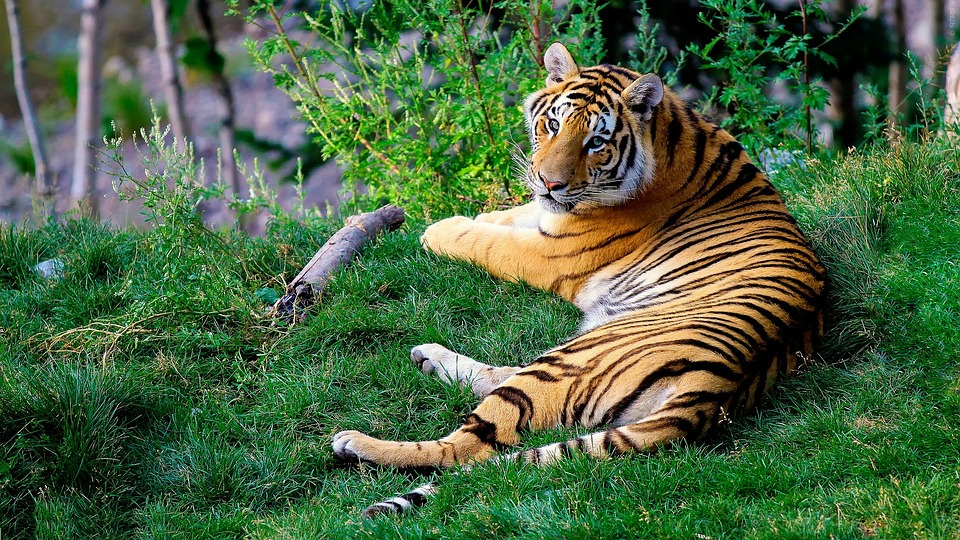
#> input picture EyeTrackingModels/deepgaze-master/examples/ex_color_detection_image/tiger.jpg, 960 x 540 px
$ python ex_color_detection_image.py
#> lines starting #> are read from the running program, lines starting #| are printed output that depends on the picture; after the words box and inside, x2 and y2 are one past the last pixel; in counts of white or black regions, pixels touching at a corner belong together
### EyeTrackingModels/deepgaze-master/deepgaze/color_detection.py
#!/usr/bin/env python

#The MIT License (MIT)
#Copyright (c) 2016 Massimiliano Patacchiola
#
#THE SOFTWARE IS PROVIDED "AS IS", WITHOUT WARRANTY OF ANY KIND, EXPRESS OR IMPLIED, INCLUDING BUT NOT LIMITED TO THE WARRANTIES OF
#MERCHANTABILITY, FITNESS FOR A PARTICULAR PURPOSE AND NONINFRINGEMENT. IN NO EVENT SHALL THE AUTHORS OR COPYRIGHT HOLDERS BE LIABLE FOR ANY
#CLAIM, DAMAGES OR OTHER LIABILITY, WHETHER IN AN ACTION OF CONTRACT, TORT OR OTHERWISE, ARISING FROM, OUT OF OR IN CONNECTION WITH THE
#SOFTWARE OR THE USE OR OTHER DEALINGS IN THE SOFTWARE.

import numpy as np
import cv2
import sys

class BackProjectionColorDetector:
    """Implementation of the Histogram Backprojection algorithm.

    The histogram backprojection was proposed by Michael Swain and Dana Ballard
    in their paper "Indexing via color histograms".
    Abstract: The color spectrum of multicolored objects provides a a robust,
    efficient cue for indexing into a large database of models. This paper shows
    color histograms to be stable object representations over change in view, and
    demonstrates they can differentiate among a large number of objects. It introduces
    a technique called Histogram Intersection for matching model and image histograms
    and a fast incremental version of Histogram Intersection that allows real-time
    indexing into a large database of stored models using standard vision hardware.
    Color can also be used to search for the location of an object. An algorithm
    called Histogram Backprojection performs this task efficiently in crowded scenes.
    """

    def __init__(self):
        """Init the color detector object.

    """
        self.template_hsv = None

    def setTemplate(self, frame):
        """Set the BGR image used as template during the pixel selection

        The template can be a spedific region of interest of the main
        frame or a representative color scheme to identify. the template
        is internally stored as an HSV image.
        @param frame the template to use in the algorithm
        """
        self.template_hsv = cv2.cvtColor(frame, cv2.COLOR_BGR2HSV)

    # [10 lines left out: function getTemplate, not called in this run]

    def returnFiltered(self, frame, morph_opening=True, blur=True, kernel_size=5, iterations=1):
        """Given an input frame in BGR return the filtered version.

        @param frame the original frame (color)
        @param morph_opening it is a erosion followed by dilatation to remove noise
        @param blur to smoth the image it is possible to apply Gaussian Blur
        @param kernel_size is the kernel dimension used for morph and blur
        """
        if(self.template_hsv is None): return None
        #Get the mask from the internal function
        frame_threshold = self.returnMask(frame, morph_opening=morph_opening, blur=blur, kernel_size=kernel_size, iterations=iterations)
        #Return the AND image
        return cv2.bitwise_and(frame, frame_threshold)

    def returnMask(self, frame, morph_opening=True, blur=True, kernel_size=5, iterations=1):
        """Given an input frame in BGR return the black/white mask.

        @param frame the original frame (color)
        @param morph_opening it is a erosion followed by dilatation to remove noise
        @param blur to smoth the image it is possible to apply Gaussian Blur
        @param kernel_size is the kernel dimension used for morph and blur
        """
        if(self.template_hsv is None): return None
        #Convert the input framge from BGR -> HSV
        frame_hsv = cv2.cvtColor(frame, cv2.COLOR_BGR2HSV)
        #Set the template histogram
        template_hist = cv2.calcHist([self.template_hsv],[0, 1], None, [180, 256], [0, 180, 0, 256] )
        #Normalize the template histogram and apply backprojection
        cv2.normalize(template_hist, template_hist, 0, 255, cv2.NORM_MINMAX)
        frame_hsv = cv2.calcBackProject([frame_hsv], [0,1], template_hist, [0,180,0,256], 1)
        #Get the kernel and apply a convolution
        kernel = cv2.getStructuringElement(cv2.MORPH_ELLIPSE, (kernel_size,kernel_size))
        frame_hsv = cv2.filter2D(frame_hsv, -1, kernel)
        #Applying the morph open operation (erosion followed by dilation)
        if(morph_opening==True):
            kernel = np.ones((kernel_size,kernel_size), np.uint8)
            frame_hsv = cv2.morphologyEx(frame_hsv, cv2.MORPH_OPEN, kernel, iterations=iterations)
        #Applying Gaussian Blur
        if(blur==True):
            frame_hsv = cv2.GaussianBlur(frame_hsv, (kernel_size,kernel_size), 0)
        #Get the threshold
        ret, frame_threshold = cv2.threshold(frame_hsv, 50, 255, 0)
        #Merge the threshold matrices
        return cv2.merge((frame_threshold,frame_threshold,frame_threshold))

class MultiBackProjectionColorDetector:
    """Implementation of the Histogram Backprojection algorithm with multi-template.

    This class is the reimplementation of the BackProjectionColorDetector class for
    multi-template color detection. Instead of specifing a single template it is
    possible to pass a list of templates, which can be multiple subframe taken from
    different part of an object. Multiple version of the Backprojection algorithm
    are then run at the same time and the filtered output added togheter. The result
    of this process is much robust (but slower) than the standard class.
    """

    # [81 lines left out: functions __init__, setTemplateList, getTemplateList, returnFiltered, returnMask, not called in this run]

class RangeColorDetector:
    """Using this detector it is possible to isolate colors in a specified range.

    In this detector the frame given as input is filtered and the pixel which
    fall in a specific range are taken, the other rejected. Some erosion and
    dilatation operation are used in order to remove noise.
    This class use the HSV (Hue, Saturation, Value) color representation to filter pixels.
    The H and S components characterize the color (independent of illumination)
    and V compoenent specifies the illuminations.
    """

    # [67 lines left out: functions __init__, setRange, getRange, returnFiltered, returnMask, not called in this run]

### EyeTrackingModels/deepgaze-master/examples/ex_color_detection_image/ex_color_detection_image.py
#!/usr/bin/env python

#The MIT License (MIT)
#Copyright (c) 2016 Massimiliano Patacchiola
#
#THE SOFTWARE IS PROVIDED "AS IS", WITHOUT WARRANTY OF ANY KIND, EXPRESS OR IMPLIED, INCLUDING BUT NOT LIMITED TO THE WARRANTIES OF
#MERCHANTABILITY, FITNESS FOR A PARTICULAR PURPOSE AND NONINFRINGEMENT. IN NO EVENT SHALL THE AUTHORS OR COPYRIGHT HOLDERS BE LIABLE FOR ANY
#CLAIM, DAMAGES OR OTHER LIABILITY, WHETHER IN AN ACTION OF CONTRACT, TORT OR OTHERWISE, ARISING FROM, OUT OF OR IN CONNECTION WITH THE
#SOFTWARE OR THE USE OR OTHER DEALINGS IN THE SOFTWARE.

#In this example the Backprojection algorithm is used in order to find the pixels that have the same
#HSV histogram of a predefined template. The template is a subframe of the main image or an external
#matrix that can be used as a filter. In this example I take a subframe of the main image (the tiger
# fur) and I use it for obtaining a filtered version of the original frame. A green rectangle shows
#where the subframe is located.

import cv2
import numpy as np
from deepgaze.color_detection import BackProjectionColorDetector

image = cv2.imread('tiger.jpg') #Load the image
#> image is the input picture: shape (540, 960, 3); mean B, G, R 67.1, 102.2, 75.8
template = image[225:275,625:675] #Taking a subframe of the image
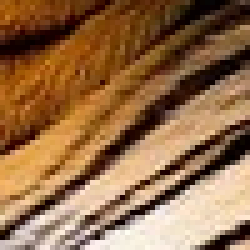
#> template: shape (50, 50, 3) (shown 5 times larger); mean B, G, R 71.7, 107.6, 147.1
my_back_detector = BackProjectionColorDetector()#Defining the deepgaze color detector object
my_back_detector.setTemplate(template) #Set the template
#> in setTemplate, `self.template_hsv = cv2.cvtColor(frame, cv2.COLOR_BGR2HSV)`: self.template_hsv: shape (50, 50, 3); mean H, S, V 14.4, 156.9, 147.1
image_filtered = my_back_detector.returnFiltered(image, morph_opening=True, blur=True, kernel_size=7, iterations=2)
#> in returnMask, `frame_hsv = cv2.cvtColor(frame, cv2.COLOR_BGR2HSV)`: frame_hsv: shape (540, 960, 3); mean H, S, V 60.1, 142.1, 109.9
#> in returnMask, `cv2.normalize(template_hist, template_hist, 0, 255, cv2.NORM_MINMAX)`:
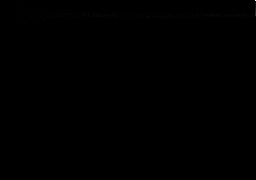
#> template_hist: shape (180, 256) float32; min 0, max 255, mean 0.1
#> in returnMask, `frame_hsv = cv2.morphologyEx(frame_hsv, cv2.MORPH_OPEN, kernel, iterat..`:
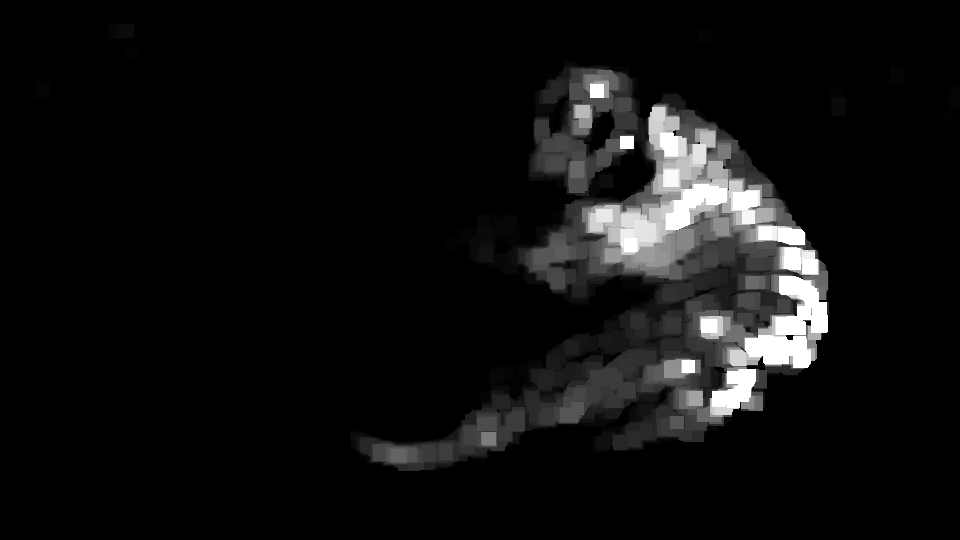
#> frame_hsv: shape (540, 960); min 0, max 255, mean 15.8
#> in returnMask, `ret, frame_threshold = cv2.threshold(frame_hsv, 50, 255, 0)`:
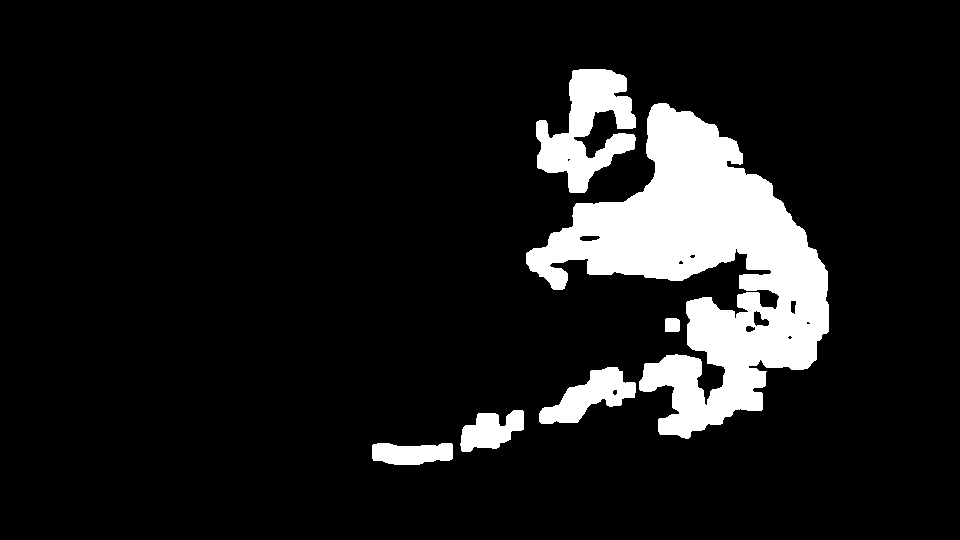
#> frame_threshold: shape (540, 960); 10.6% white; 6 white regions, box (x1, y1, x2, y2) and area: (526, 103, 829, 439) 42587, (536, 69, 636, 193) 6482, (539, 367, 636, 424) 2627, (460, 410, 524, 452) 1697, (372, 443, 453, 465) 1469, (665, 318, 680, 332) 204
#> in returnFiltered, `return cv2.bitwise_and(frame, frame_threshold)`:
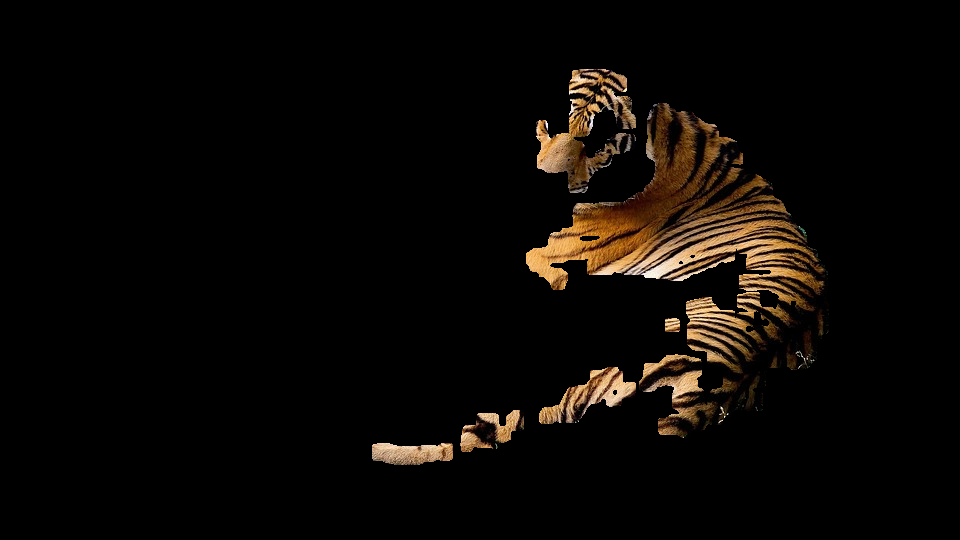
#> returned value: shape (540, 960, 3); mean of channels 0, 1, 2 5, 8.1, 11.4; drawn as B, G, R

cv2.rectangle(image, (625, 225), (675, 275), (0,255,0), 2) #Drawing a green rectangle around the template
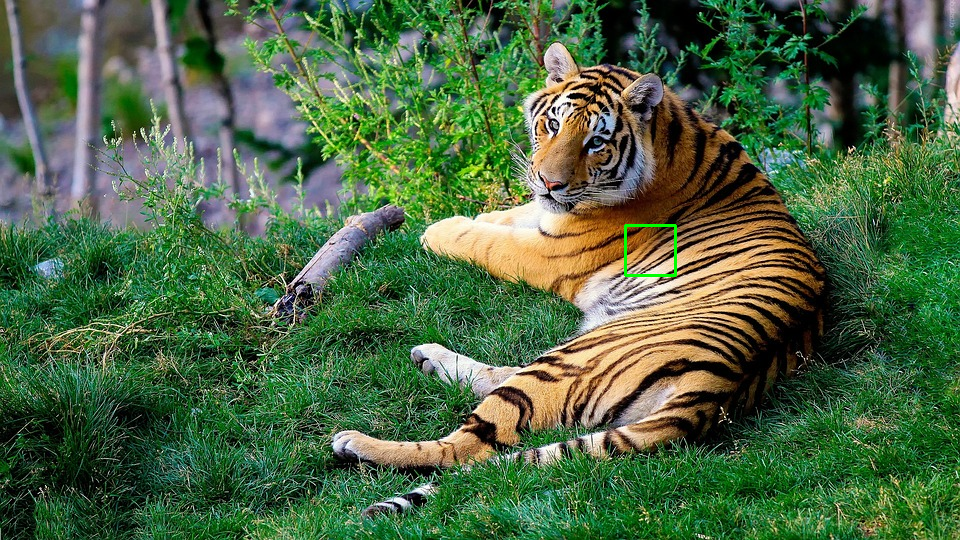
#> image: shape (540, 960, 3); 0.11% of pixels changed, all inside (x1, y1, x2, y2) = (624, 224, 677, 277)
images_stack = np.hstack((image,image_filtered)) #The images are stack in order
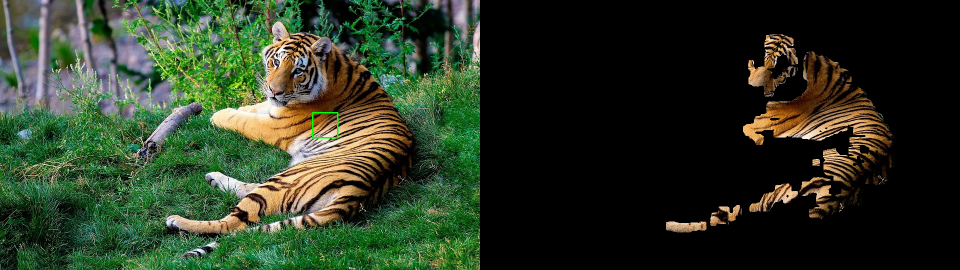
#> images_stack: shape (540, 1920, 3) (shown at 1/2 size); mean B, G, R 36, 55.3, 43.5
#cv2.imwrite("tiger_filtered.jpg", images_stack) #Save the image if you prefer
cv2.imshow('image', images_stack) #Show the images on screen
cv2.waitKey(0)
cv2.destroyAllWindows()
